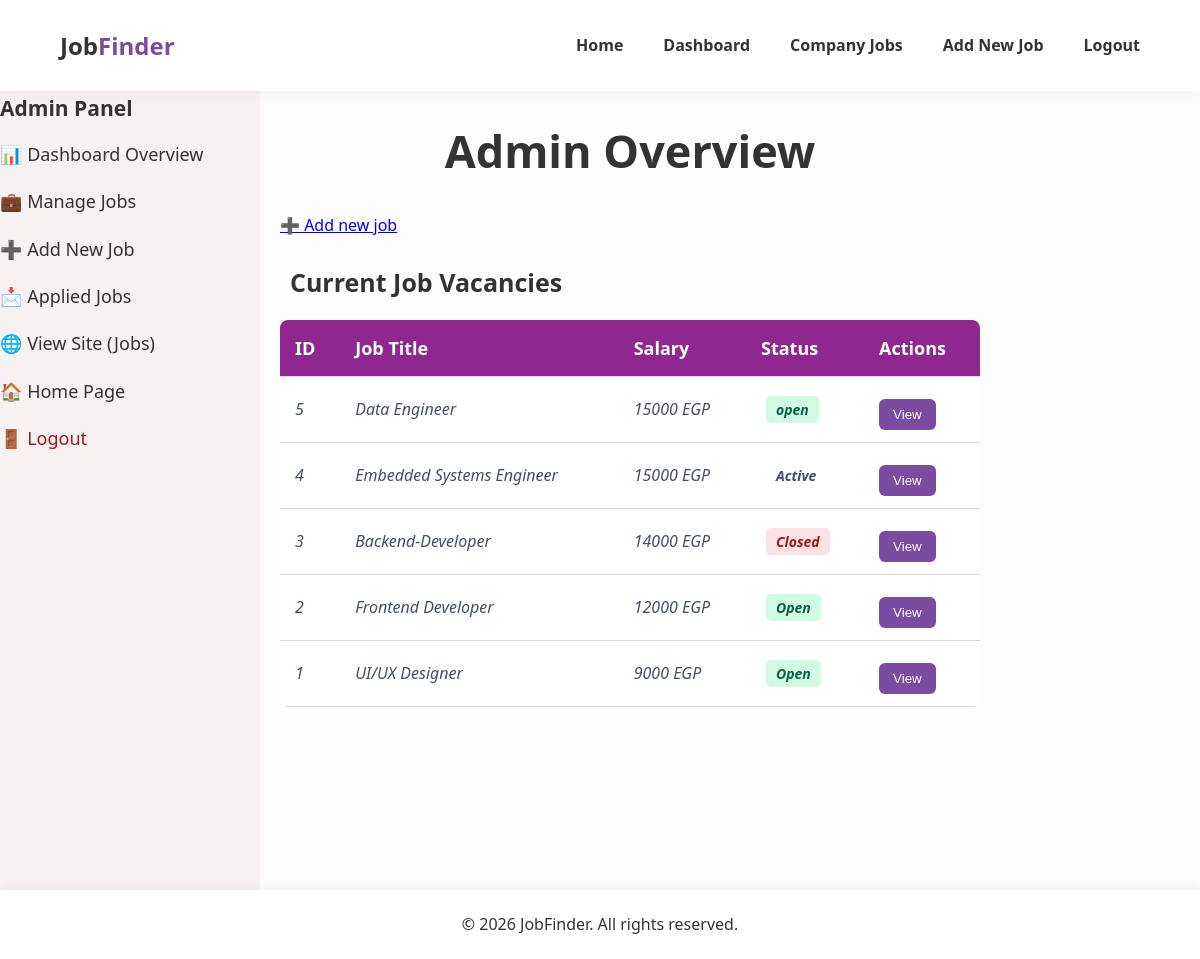
The app's page /admin-jobs/ (signed in) with its own data.
### jobs/models.py (models this page shows, shortened)
class Job(models.Model):
    name = models.CharField(max_length=100)
    company = models.CharField(max_length=100)
    salary = models.IntegerField()
    experience = models.IntegerField()
    job_type = models.CharField(max_length=50)
    status = models.CharField(max_length=20)
    description = models.TextField()
    responsibilities = models.TextField()
    requirements = models.TextField()
    posted_date = models.DateField()

### page/views.py (the view)
# urls.py: path("admin-jobs/", views.admin_jobs, name="admin_jobs"),
@login_required(login_url="/login/")
@user_passes_test(_superuser_only)
def admin_jobs(request):
    jobs = Job.objects.all().order_by("-id")
    return render(request, "page/admin_jobs.html", {"jobs": jobs})

### page/views.py (called while the page is built)
def _superuser_only(user):
    return user.is_authenticated and user.is_superuser

### page/templates/page/admin_jobs.html (shortened to what this page needs)
{% load static %}
<!DOCTYPE html>
<html lang="en">
<head>
    <link rel="stylesheet" href="{% static 'cssFiles/style.css' %}">
     <link rel="stylesheet" href="{% static 'cssFiles/admin-jobs.css' %}">
</head>
<body>
    <header>
        <div><h1 class="logo">Job<span>Finder</span></h1></div>
        <nav class="nav-bar" id="nav-menu">
            <ul>
                <li><a href="{% url 'index' %}">Home</a></li>
                <li><a href="{% url 'admin_dashboard' %}">Dashboard</a></li>
                <li><a href="{% url 'admin_jobs' %}">Company Jobs</a></li>
                <li><a href="{% url 'add_job' %}">Add New Job</a></li>
                <li><a href="{% url 'logout' %}">Logout</a></li>
            </ul>
        </nav>
    </header>
    <div class="job-wrapper">
    <aside>
        <h3>Admin Panel</h3>
        <ul>
            <li><a href="{% url 'admin_dashboard' %}">📊 Dashboard Overview</a></li>
            <li><a href="{% url 'admin_jobs' %}">💼 Manage Jobs</a></li>
            <li><a href="{% url 'add_job' %}">➕ Add New Job</a></li>
            <li><a href="{% url 'applied_jobs' %}">📩 Applied Jobs</a></li>
            <li><a href="{% url 'jobs' %}" target="_blank">🌐 View Site (Jobs)</a></li>
            <li><a href="{% url 'index' %}">🏠 Home Page</a></li>
           <li><a href="{% url 'logout' %}" style="color: #991b1b;">🚪 Logout</a></li>
        </ul>
    </aside>
    <main class="admin-main-jobs" data-jobs-from-server>
        <h2 style="text-align: center; margin-bottom: 20px;">Admin Overview</h2>
        <p class="text-center mb-3"><a href="{% url 'add_job' %}">➕ Add new job</a></p>
        <h3>Current Job Vacancies</h3>
        <table>
            <thead>
                <tr>
                    <th>ID</th>
                    <th>Job Title</th>
                    <th>Salary</th>
                    <th>Status</th>
                    <th>Actions</th>
                </tr>
            </thead>
            <tbody>
                {% for job in jobs %}
                <tr>
                    <td>{{ job.id }}</td>
                    <td>{{ job.name }}</td>
                    <td>{{ job.salary }} EGP</td>
                    <td><span class="status {{ job.status|lower }}">{{ job.status }}</span></td>
                    <td class="button">
                        <a href="{% url 'job_details' job.id %}"><button type="button" class="btn-secondary">View</button></a>
                    </td>
                </tr>
                {% empty %}
                <tr>
                    <td colspan="5" style="text-align: center;">No jobs yet. <a href="{% url 'add_job' %}">Add a job</a>.</td>
                </tr>
                {% endfor %}
            </tbody>
        </table>
    </main>
</div>
    <footer>
        &copy; 2026 JobFinder. All rights reserved.
    </footer>
</body>
</html>

### static/cssFiles/style.css (style rules this page uses)
* { margin:0; padding:0; box-sizing:border-box; }
html { scroll-behavior: smooth; scroll-padding-top: 100px; }
body { font-family: 'Segoe UI', Tahoma, Geneva, Verdana, sans-serif; line-height: 1.8; color: #333; background-color: #fdfdfd; padding-top: 90px; display: flex; flex-direction: column; min-height: 100vh }
header { display: flex; justify-content: space-between; align-items: center; padding: 1.5rem 5%; background-color: #fff; box-shadow: 0 2px 15px rgba(0, 0, 0, 0.05); position: fixed; top: 0; left: 0; width: 100%; z-index: 1000; }
.logo { color: #333; font-size:24px; font-weight:bold; }
.logo span { color: #7b4aa1; }
.nav-bar ul { display: flex; gap: 2.5rem; list-style: none; }
.nav-bar a { text-decoration: none; color: #333; font-weight: 600; transition: color 0.3s ease; }
footer { text-align: center; padding: 20px; background-color: #fff; bottom: 0; width: 100%; z-index: 1000; box-shadow: 0 -2px 10px rgba(0, 0, 0, 0.05); margin-top: auto; }
button { padding:10px 16px; border:none; background-color:#7b4aa1; color:white; border-radius:5px; cursor:pointer; }
.btn-secondary { padding:8px 14px; border-radius:6px; border:none; background-color:#7b4aa1; color:white; cursor:pointer; margin-top:10px; }
.status { padding:4px 10px; border-radius:5px; font-size:14px; font-weight:bold; margin-left:5px; }
.status.open { background-color:#d1fae5; color:#065f46; }
.status.closed { background-color:#fee2e2; color:#991b1b; }

### static/cssFiles/admin-jobs.css (style rules this page uses)
.job-wrapper { display: flex; min-height: 100vh; align-items: stretch; }
aside { width: 260px !important; min-width: 260px !important; background-color: #f8f1f1; height: 100vh; position: sticky !important; top: 0; }
aside h3 { font-size: 21px; margin-bottom: 15px; }
aside li { font-size: 18px; }
main.admin-main-jobs { max-width: none !important; margin: 0 !important; padding: 20px !important; display: block !important; }
main.admin-main-jobs h2 { font-size: 45px !important; font-weight: bold !important; text-align: center !important; }
main.admin-main-jobs h3 { text-align: left !important; margin-left: 10px !important; font-size: 25px !important; font-weight: bold !important; margin-top: 20px !important; margin-bottom: 15px !important; }
body h2 { font-size: 30px; margin-left: 0%; }
table { width: 700px; border-collapse: collapse; margin-left: 0px ; background: white; border-radius: 8px; overflow: hidden; }
table th, table td { margin-left: 20px; padding: 12px 15px; text-align: left; border-bottom: 1px solid #ddd; }
td { font-style:oblique; color: #454e64; font-weight:500; }
table th { font-size: 18px; background-color: #8e288e; color: white; }
aside h3 { font-size: auto; position:unset; margin-bottom: 10px; margin-right: 10px; }
aside ul { list-style: none; }
aside ul li { margin-bottom: 15px; }
aside ul li a { text-decoration: none; color: #333; font-weight: 500; }

### records on screen
Job: id "5", name "Data Engineer", salary "15000", status "open"
Job: id "4", name "Embedded Systems Engineer", salary "15000", status "Active"
Job: id "3", name "Backend-Developer", salary "14000", status "Closed"
Job: id "2", name "Frontend Developer", salary "12000", status "Open"
Job: id "1", name "UI/UX Designer", salary "9000", status "Open"
